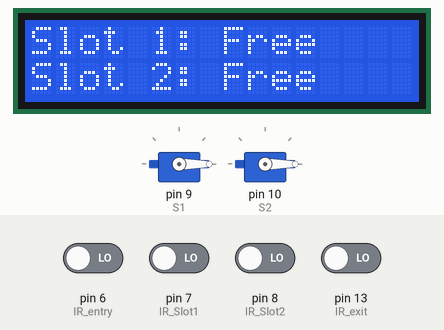
Recording of a sketch running on a simulated Arduino Uno, built with avr-gcc and run on an emulated ATmega328P. Parts: 2 × servo, 16×2 character LCD. The inputs (shaded band) are chosen by the test bench; at power-on: pin 6 (IR_entry), pin 7 (IR_Slot1), pin 8 (IR_Slot2), pin 13 (IR_exit) LOW.

Above: at 5.2 s.
5.3 s: pin 7 (IR_Slot1) driven HIGH
At 6.4 s:
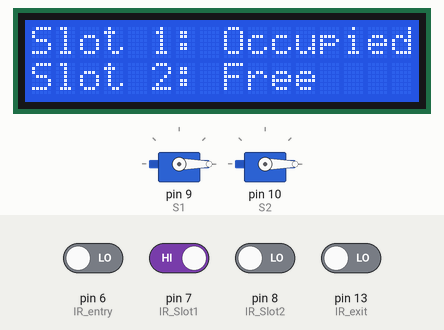
6.8 s: pin 8 (IR_Slot2) driven HIGH
At 7.5 s:
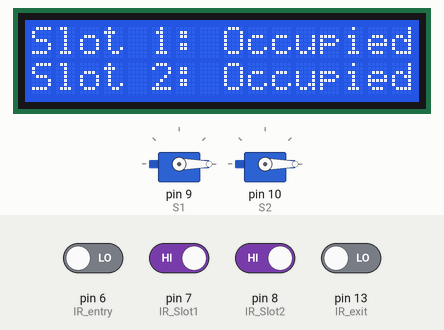
8.3 s: pin 7 (IR_Slot1) driven LOW
At 9.5 s:
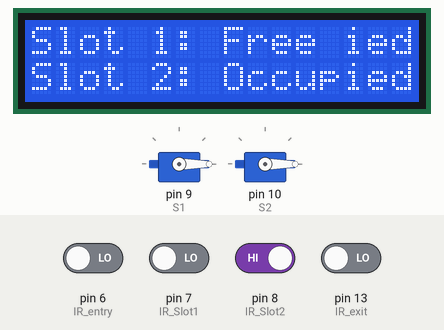
9.8 s: pin 8 (IR_Slot2) driven LOW
At 10.6 s:
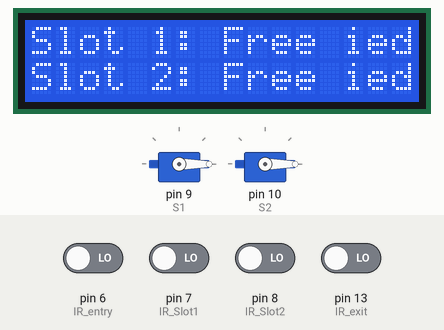
11.3 s: pin 7 (IR_Slot1) driven HIGH
At 12.5 s:
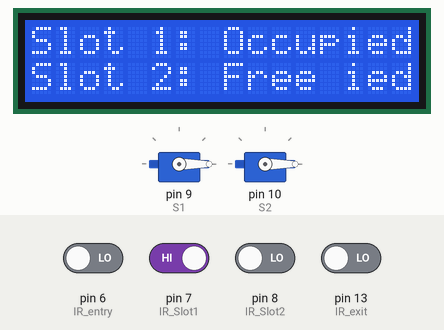
12.8 s: pin 6 (IR_entry) driven HIGH
At 13.4 s:
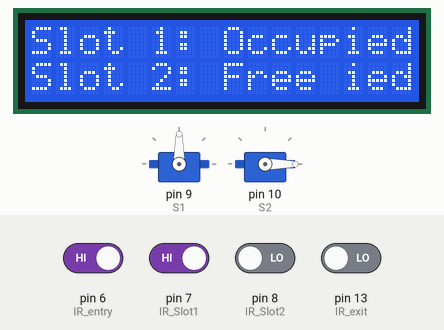
Timing chart, 0 to 15.3 s (numbered marks = the images above; inputs shaded):
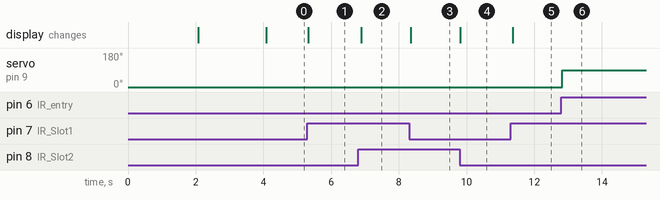

Measured:
- after the input at 5.3 s, the display: changes at once (image 1)
- after the input at 6.8 s, the display: changes after 0.09 s (image 2)
- after the input at 8.3 s, the display: changes after 0.05 s (image 3)
- after the input at 9.8 s, the display: changes at once (image 4)
- after the input at 11.3 s, the display: changes after 0.07 s (image 5)
- after the input at 12.8 s, servo on pin 9 (S1): 0° → 90° at once

The sketch:

Arduino_C++_code_-_class_code.ino
```cpp
/*
 * Project 21: Smart Parking System using Arduino, IR Sensors, LCD & Servo
 * Author: Md. Akhinoor Islam
 * ESE (Energy Science and Engineering), KUET
 * Description: Detects vehicle entry/exit, monitors parking slots,
 *              controls gate servos, and displays slot status on LCD.
 */

#include <Servo.h>
#include <LiquidCrystal.h>
Servo S1, S2;
#define IR_Slot1 7
#define IR_Slot2 8
#define IR_entry 6
#define IR_exit 13
int pos=0;
// LCD pins: RS, E, D4, D5, D6, D7
LiquidCrystal lcd(12, 11, 5, 4, 3, 2);
void setup() {
    // Servo Pins
  S1.attach(9); // entryServoPin
  S2.attach(10); // exitServoPin

  S1.write(pos);  // Closed
  S2.write(pos);   // Closed

  // IR Sensor Pins
  pinMode(IR_entry, INPUT); // entryIR
  pinMode(IR_exit, INPUT); // exitIR
  pinMode(IR_Slot1, INPUT); // slot1IR
  pinMode(IR_Slot2, INPUT); // slot2IR
    // Initial LCD message
  lcd.begin(16, 2);
  lcd.print("Smart Parking");
lcd.setCursor(0, 1);
  lcd.print("System Ready");
  delay(2000);
  lcd.clear();
  lcd.print("Waiting for IR");
    lcd.setCursor(0, 0);
    lcd.print("Slot 1: Free");
    lcd.setCursor(0, 1);
    lcd.print("Slot 2: Free");
    delay(2000);
  lcd.clear();
}

void loop() {
  if (digitalRead(IR_Slot1) ==HIGH)
  {
    lcd.setCursor(0, 0);
    lcd.print("Slot 1: Occupied");

  } else {
    lcd.setCursor(0, 0);
    lcd.print("Slot 1: Free ");
  }
  if (digitalRead(IR_Slot2) == HIGH)
  {
    lcd.setCursor(0, 1);
    lcd.print("Slot 2: Occupied");

  } else {
    lcd.setCursor(0, 1);
    lcd.print("Slot 2: Free ");
  }
if (digitalRead(IR_entry) == HIGH) {
    S1.write(90); // Open entry gate
  }
else {
    S1.write(pos); // Close entry gate
  }
if (digitalRead(IR_exit) == HIGH) {
    S2.write(pos+90); // Open exit gate
  }
else {
    S2.write(0); // Close exit gate
  }
  delay(100); // Short delay for stability
}
```
